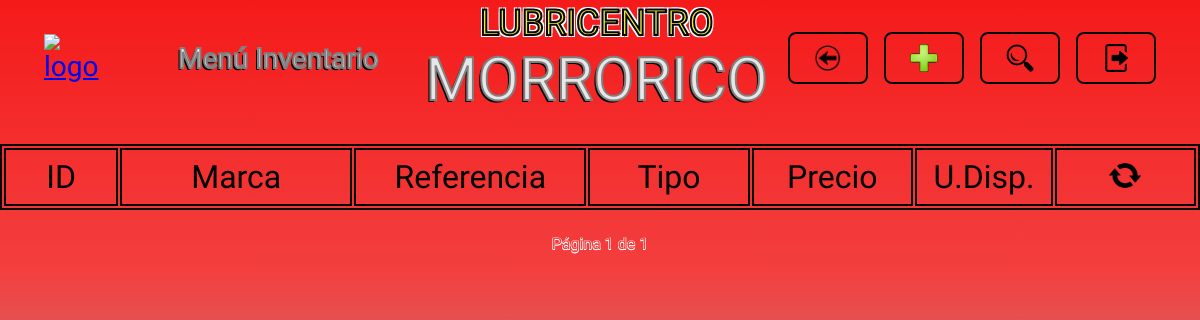
Before: /inventario/ with the older database file.
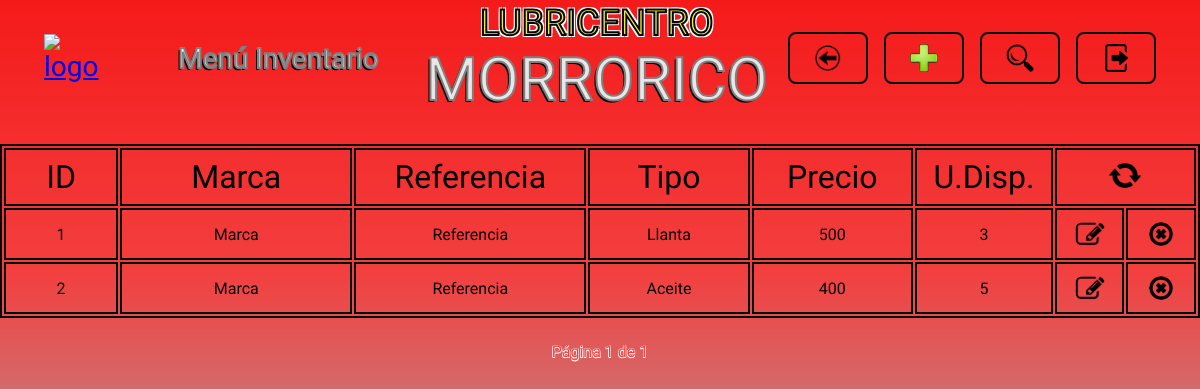
After: the same page with the newer database file.
### inventario/models.py (models this page shows)
class Producto(models.Model):
    OPCIONES_TIPO = [
        ("Llanta", "Llanta"),
        ("Aceite", "Aceite"),
        ("Filtro", "Filtro"),
        ("Grasa", "Grasa")
    ]
    marca = models.CharField(max_length=60,null=False, blank=False)
    referencia = models.CharField(max_length=40, null=False, blank=False)
    tipo_producto = models.CharField(max_length=40, choices=OPCIONES_TIPO, null=False, blank=False)
    precio = models.IntegerField(null=False, blank=False)
    unidades_disponibles = models.IntegerField(null=False, blank=False)

### inventario/views.py (the view)
# urls.py: path('inventario/', include('inventario.urls')),
def inventario(request, productos=None, eliminado=False, actualizado=False, sin_coincidencias=False, campo=None, buscar=None, name_url="inventario"):
    if productos is None:
        productos = Producto.objects.all()
    paginator = Paginator(productos, 20)
    numero_pagina = request.GET.get('pagina')
    try:
        pagina = paginator.page(numero_pagina)
    except PageNotAnInteger:
        pagina = paginator.page(1)
    except EmptyPage:
        pagina = paginator.page(paginator.num_pages)
    return render(request, 'inventario.html', {
        "eliminado": eliminado,
        "actualizado": actualizado,
        "sin_coincidencias": sin_coincidencias,
        "buscar": buscar,
        "campo": campo,
        "pagina": pagina,
        "name_url": name_url,
    })

### templates/inventario.html (shortened to what this page needs)
{% extends "layouts/base.html" %}
{% load static %}
{% block nombre_seccion %}
<p class="header__titulo letra_blanca">Menú Inventario</p>
{% endblock nombre_seccion %}
{% block boton_volver %}
<li>
    <a href="{% url "menu_opciones" %}" class="header__boton header__volver">
        <img src="{% static "images/logo_volver.png" %}" alt="volver" class="header__logo_boton">
    </a>
</li>
{% endblock boton_volver %}
{% block boton_registrar %}
<li>
    <a href="{% url "formulario_registrar_productos" %}" class="header__boton header__registrar">
        <img src="{% static "images/logo_mas.png" %}" alt="registrar" class="header__logo_boton">
    </a>
</li>
{% endblock boton_registrar %}
{% block boton_buscar %}
<li>
    <a href="#" id="boton_buscar" class="header__boton header__buscar">
        <img src="{% static "images/logo_buscar.png" %}" alt="buscar" class="header__logo_boton">
    </a>
</li>
{% endblock boton_buscar %}
{% block boton_cerrar_sesion %}
    {% include "layouts/partials/boton_cerrar_sesion.html" %}
{% endblock boton_cerrar_sesion %}
{% block cuerpo_seccion %}
<div class="contenedor tabla_registros">
    <table class="tabla_registros__tabla">
        <tr class="celdas_encabezado">
            <th class="celda tabla_registros__celda_id">ID</th>
            <th class="celda tabla_registros__celda_marca">Marca</th>
            <th class="celda tabla_registros__celda_referencia">Referencia</th>
            <th class="celda tabla_registros__celda_tipo">Tipo</th>
            <th class="celda tabla_registros__celda_precio">Precio</th>
            <th class="celda tabla_registros__celda_unidades_disponibles">U.Disp.</th>
            <th colspan="2" class="celda tabla_registros__celda_recargar"><a href="{% url "inventario" %}"><img src="{% static "images/logo_recargar.png" %}" alt="recargar" class="tabla_registros__recargar"></a></th>
        </tr>
        {% for producto in pagina.object_list %}
        <tr class="celdas_datos">
            <td class="celda tabla_registros__celda_id">{{ producto.id }}</td>
            <td class="celda tabla_registros__celda_marca">{{ producto.marca }}</td>
            <td class="celda tabla_registros__celda_referencia">{{ producto.referencia }}</td>
            <td class="celda tabla_registros__celda_tipo">{{ producto.tipo_producto }}</td>
            <td class="celda tabla_registros__celda_precio">{{ producto.precio }}</td>
            <td class="celda tabla_registros__celda_unidades_disponibles">{{ producto.unidades_disponibles }}</td>
            <td class="celda tabla_registros__celda_editar"><a href= {% url "formulario_editar_productos" producto.id %} class="tabla_registros__boton" ><img src="{% static "images/logo_editar.png" %}" alt="editar" class="tabla_registros__logo_boton tabla_registros__editar"></a></td>
            <td class="celda tabla_registros__celda_eliminar"><a href="#" data-url= {% url "eliminar_producto" producto.id %} data-mensaje= "producto tipo {{ producto.tipo_producto }} de referencia {{ producto.referencia }} con ID {{ producto.id }}" class="tabla_registros__boton boton_eliminar"><img src="{% static "images/logo_eliminar.png" %}" alt="eliminar" class="tabla_registros__logo_boton tabla_registros__eliminar"></a></td>
        </tr>
        {% endfor %}
    </table>
</div>
{% endblock cuerpo_seccion %}
{% block paginacion %}
{% include "layouts/partials/paginacion.html" %}
{% endblock paginacion %}

### templates/layouts/base.html (shortened to what this page needs)
{% load static %}
<!DOCTYPE html>
<html lang="en">
<head>
    <link rel="stylesheet" href="https://cdn.jsdelivr.net/npm/bootstrap-icons@1.11.3/font/bootstrap-icons.min.css">
    <link rel="stylesheet" href="{% static "styles.css" %}">
</head>
<body>
    {% block header %}
    <header>
        <div class="contenedor header" >
            <div class="header__bloque_logo_y_seccion">
                {% include "layouts/partials/logo.html" %}
                {% block nombre_seccion %}{% endblock nombre_seccion %}
            </div>
                {% block titulo_en_encabezado %}
                {% include "layouts/partials/titulo.html" %}
                {% endblock titulo_en_encabezado %}
            <nav>
                <ul class="header__menu">
            {% block boton_volver %}{% endblock boton_volver %}
            {% block boton_registrar %}{% endblock boton_registrar %}
            {% block boton_buscar %}{% endblock boton_buscar %}
            {% block boton_cerrar_sesion %}{% endblock boton_cerrar_sesion %}
                </ul>
            </nav>
        </div>
    </header>
    {% endblock header %}
    <main>
        <section class="contenedor seccion_principal">
            {% block cuerpo_seccion %}{% endblock cuerpo_seccion %}
            {% block paginacion %}{% endblock paginacion %}
        </section>
    </main>
</body>
</html>

### templates/layouts/partials/logo.html
<a href="{% url "menu_opciones" %}">
    <img src="" alt="logo" class="header__logo">
</a>

### templates/layouts/partials/titulo.html
<div class="contenedor">
    <h1 class="titulo">
        <span class="titulo__texto_pequeño letra_amarilla">LUBRICENTRO</span>
        <span class="titulo__texto_grande letra_blanca">MORRORICO</span>
    </h1>
</div>

### templates/forms/form_buscar_productos.html (shortened to what this page needs)
{% load static %}

### templates/layouts/partials/boton_cerrar_sesion.html
{% load static %}
<li>
    <a href="{% url "ingreso" %}" class="header__boton header__cerrar_sesion">
        <img src="{% static "images/logo_cerrar_sesion.png" %}" alt="cerrar sesion" class="header__logo_boton">
    </a>
</li>

### templates/layouts/partials/paginacion.html (shortened to what this page needs)
<div class="paginacion">
    <span class="current letra_roja">Página {{ pagina.number }} de {{ pagina.paginator.num_pages }}</span>
</div>

### static/styles.css (style rules this page uses)
:root { --amarillo: rgb(235, 235, 58); --blanco: rgb(231, 231, 231); --rojo: rgb(243, 63, 63); --gris: rgb(150, 150, 150); --negro: rgb(7, 6, 6); --rojo-gris: linear-gradient(to bottom, rgb(245, 26, 26), rgb(243, 63, 63), rgb(170, 161, 161), rgb(231, 231, 231)); --max-width: 1400px; --header-heigth: 100px; --input-disabled: rgb(231, 231, 231, 0.7); }
* { font-family: "Lilita One", sans-serif; font-weight: 400; font-style: normal; }
body { background: var(--rojo-gris); background-repeat: no-repeat; min-height: 100vh; background-size: cover; }
.contenedor { max-width: var(--max-width); }
.titulo { display: flex; flex-direction: column; text-align: center; }
.titulo__texto_pequeño { font-size: 36px; }
.titulo__texto_grande { font-size: 60px; }
.letra_amarilla { color: var(--amarillo); -webkit-text-stroke: 2px var(--negro); text-shadow: -2px -2px 0 white, 2px -2px 0 white, -2px 2px 0 white, 2px 2px 0 white; }
.letra_blanca { color: var(--blanco); -webkit-text-stroke: 2px gray; text-shadow: -2px 2px 0 black; }
.letra_roja { color: var(--rojo); text-shadow: -0.5px -0.5px 0 white, 0.5px -0.5px 0 white, -0.5px 0.5px 0 white, 0.5px 0.5px 0 white; }
.header { display: flex; align-items: center; font-size: 28px; height: var(--header-heigth); justify-content: space-between; }
.header__bloque_logo_y_seccion { display: flex; align-items: center; margin-left: 36px; gap: 4rem; }
.header__titulo { width: 248px; }
.header__menu { list-style: none; display: flex; align-items: center; justify-content: flex-end; margin-right: 36px; gap: 1rem; width: 348px; }
.header__boton { display: flex; justify-content: center; align-items: center; height: 32px; font-size: 28px; padding: 8px 24px; border: 2px solid var(--negro); border-radius: 8px; text-decoration: none; }
.header__logo_boton { width: 28px; }
.seccion_principal { display: flex; flex-direction: column; align-items: center; height: calc(100% - var(--header-heigth)); }
.tabla_registros { display: flex; justify-content: center; overflow-x: auto; }
.tabla_registros__tabla { border: 2px solid var(--negro); table-layout: fixed; margin-top: 36px; width: 1200px; }
.celdas_encabezado { font-size: 32px; border: 2px solid var(--negro); }
.tabla_registros__celda_id { width: 8%; min-width: 8%; }
.tabla_registros__celda_editar, .tabla_registros__celda_eliminar { width: 5%; min-width: 5%; }
.tabla_registros__celda_marca, .tabla_registros__celda_referencia { width: 18%; min-width: 18%; }
.tabla_registros__celda_tipo, .tabla_registros__celda_precio { width: 12%; min-width: 12%; }
.tabla_registros__celda_unidades_disponibles { width: 10%; min-width: 10%; }
.celda { white-space: nowrap; overflow-x: auto; padding: 8px; border: 2px solid black; }
.celdas_datos { text-align: center; font-size: 16px; }
.tabla_registros__boton { display: inline-block; margin-top: 4px; }
.tabla_registros__logo_boton { display: block; width: 100%; margin: 0; padding: 0; height: 24px; border-radius: 8px; }
.tabla_registros__eliminar { border-radius: 16px; }
.tabla_registros__recargar { width: 32px; border-radius: 50%; }
.paginacion { margin: 24px; display: flex; gap: 1rem; }

Changed rows visible on the page:
added Producto: id "1", marca "Marca", referencia "Referencia", tipo_producto "Llanta", precio "500", unidades_disponibles "3"
added Producto: id "2", marca "Marca", referencia "Referencia", tipo_producto "Aceite", precio "400", unidades_disponibles "5"
